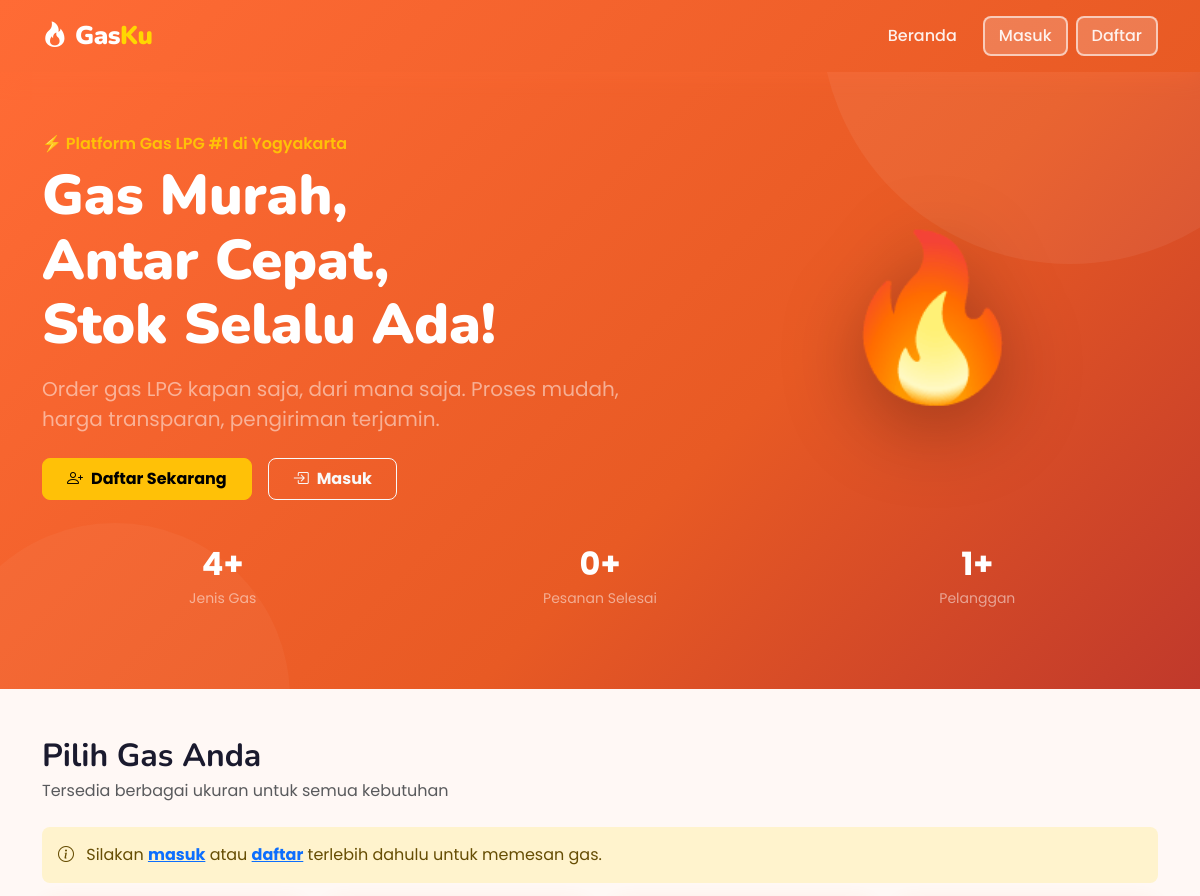
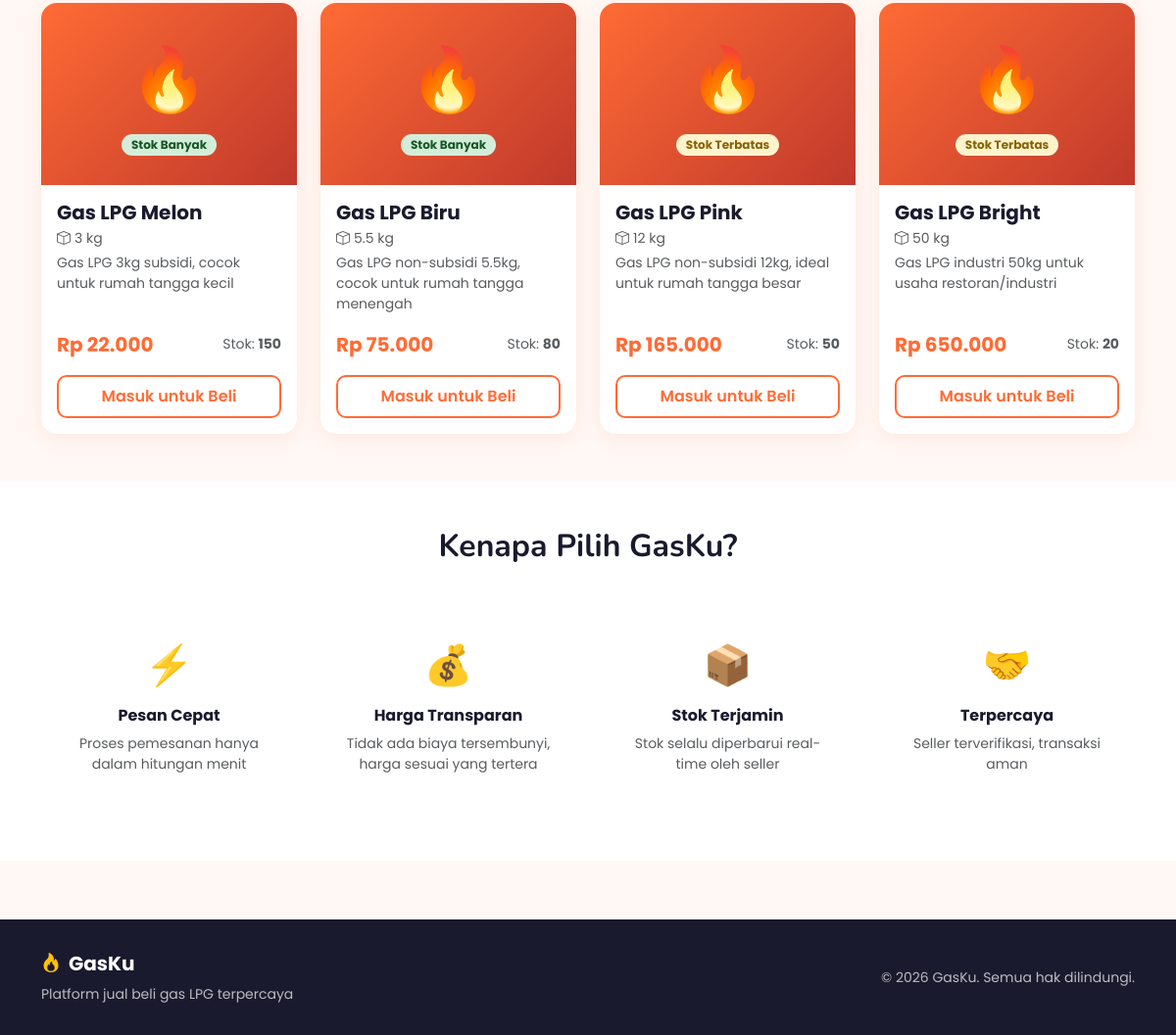
The page / on the database its author committed (2 pictures, top to bottom).
### tables this page shows
CREATE TABLE produk (
    id INT AUTO_INCREMENT PRIMARY KEY,
    nama_gas VARCHAR(100) NOT NULL,
    ukuran VARCHAR(50) NOT NULL,        
    harga DECIMAL(10,2) NOT NULL,
    stok INT NOT NULL DEFAULT 0,
    deskripsi TEXT,
    gambar VARCHAR(255),
    seller_id INT NOT NULL,
    status ENUM('aktif', 'nonaktif') DEFAULT 'aktif',
    created_at TIMESTAMP DEFAULT CURRENT_TIMESTAMP,
    updated_at TIMESTAMP DEFAULT CURRENT_TIMESTAMP ON UPDATE CURRENT_TIMESTAMP,
    FOREIGN KEY (seller_id) REFERENCES users(id) ON DELETE CASCADE
);

### config/database.php (called while the page is built, shortened)
<?php
function formatRupiah($angka) {
    return 'Rp ' . number_format($angka, 0, ',', '.');
}
function isLoggedIn() {
    return isset($_SESSION['user_id']);
}
function getRole() {
    return $_SESSION['role'] ?? null;
}
function isBuyer() {
    return getRole() === 'buyer';
}
?>

### index.php (the view, shortened to what this page needs)
<?php
require_once 'config/database.php';
$db = getDB();
$produk = $db->query("SELECT p.*, u.nama as nama_seller FROM produk p JOIN users u ON p.seller_id = u.id WHERE p.status = 'aktif' ORDER BY p.id ASC");
$products = $produk->fetch_all(MYSQLI_ASSOC);
include 'includes/header.php';
?>
<section class="hero-section">
    <div class="container position-relative" style="z-index:2">
        <div class="row align-items-center">
            <div class="col-lg-7">
                <p class="text-warning fw-semibold mb-2 fs-6">⚡ Platform Gas LPG #1 di Yogyakarta</p>
                <h1 class="hero-title mb-3">
                    Gas Murah,<br>Antar Cepat,<br>Stok Selalu Ada!
                </h1>
                <p class="fs-5 text-white-50 mb-4">Order gas LPG kapan saja, dari mana saja. Proses mudah, harga transparan, pengiriman terjamin.</p>
                <div class="d-flex gap-3 flex-wrap">
                    <?php if (!isLoggedIn()): ?>
                        <a href="register.php" class="btn btn-warning fw-bold px-4 py-2 rounded-3">
                            <i class="bi bi-person-plus me-2"></i>Daftar Sekarang
                        </a>
                        <a href="login.php" class="btn btn-outline-light fw-bold px-4 py-2 rounded-3">
                            <i class="bi bi-box-arrow-in-right me-2"></i>Masuk
                        </a>
                    <?php else: ?>
                        <a href="#produk" class="btn btn-warning fw-bold px-4 py-2 rounded-3">
                            <i class="bi bi-cart-plus me-2"></i>Beli Sekarang
                        </a>
                    <?php endif; ?>
                </div>
            </div>
            <div class="col-lg-5 d-none d-lg-flex justify-content-center mt-4 mt-lg-0">
                <div style="font-size:10rem; filter: drop-shadow(0 20px 40px rgba(0,0,0,0.3));">🔥</div>
            </div>
        </div>
        <div class="row g-3 mt-4">
            <?php
            $dbStats = getDB();
            $totalProduk = $dbStats->query("SELECT COUNT(*) as c FROM produk WHERE status='aktif'")->fetch_assoc()['c'];
            $totalPesanan = $dbStats->query("SELECT COUNT(*) as c FROM pesanan WHERE status='selesai'")->fetch_assoc()['c'];
            $totalBuyer = $dbStats->query("SELECT COUNT(*) as c FROM users WHERE role='buyer'")->fetch_assoc()['c'];
            ?>
            <div class="col-4">
                <div class="text-center text-white">
                    <div class="fs-2 fw-bold"><?= $totalProduk ?>+</div>
                    <div class="small text-white-50">Jenis Gas</div>
                </div>
            </div>
            <div class="col-4">
                <div class="text-center text-white">
                    <div class="fs-2 fw-bold"><?= $totalPesanan ?>+</div>
                    <div class="small text-white-50">Pesanan Selesai</div>
                </div>
            </div>
            <div class="col-4">
                <div class="text-center text-white">
                    <div class="fs-2 fw-bold"><?= $totalBuyer ?>+</div>
                    <div class="small text-white-50">Pelanggan</div>
                </div>
            </div>
        </div>
    </div>
</section>
<section id="produk" class="py-5">
    <div class="container">
        <div class="d-flex align-items-center justify-content-between mb-4">
            <div>
                <h2 class="fw-bold mb-1" style="font-family:'Nunito',sans-serif">Pilih Gas Anda</h2>
                <p class="text-muted mb-0">Tersedia berbagai ukuran untuk semua kebutuhan</p>
            </div>
        </div>
        <?php if (!isLoggedIn()): ?>
            <div class="alert alert-warning rounded-3 border-0" style="background:#FFF3CD">
                <i class="bi bi-info-circle me-2"></i>
                Silakan <a href="login.php" class="fw-bold">masuk</a> atau <a href="register.php" class="fw-bold">daftar</a> terlebih dahulu untuk memesan gas.
            </div>
        <?php endif; ?>
        <div class="row g-4">
            <?php foreach ($products as $p): ?>
                <?php
                $stockClass = $p['stok'] > 50 ? 'high' : ($p['stok'] > 10 ? 'medium' : 'low');
                $stockLabel = $p['stok'] > 50 ? 'Stok Banyak' : ($p['stok'] > 10 ? 'Stok Terbatas' : 'Stok Menipis');
                ?>
                <div class="col-sm-6 col-lg-3">
                    <div class="card-gashu h-100 d-flex flex-column">
                        <div style="background:linear-gradient(135deg,#FF6B35,#C0392B);padding:30px;text-align:center">
                            <div style="font-size:4rem">🔥</div>
                            <span class="badge badge-stock <?= $stockClass ?> mt-2">
                                <?= $stockLabel ?>
                            </span>
                        </div>
                        <div class="p-3 d-flex flex-column flex-grow-1">
                            <h5 class="fw-bold mb-1"><?= htmlspecialchars($p['nama_gas']) ?></h5>
                            <p class="text-muted small mb-1"><i class="bi bi-box me-1"></i><?= htmlspecialchars($p['ukuran']) ?></p>
                            <p class="text-muted small mb-3 flex-grow-1"><?= htmlspecialchars($p['deskripsi']) ?></p>
                            <div class="d-flex justify-content-between align-items-center mb-3">
                                <span class="fw-bold fs-5" style="color:var(--primary)"><?= formatRupiah($p['harga']) ?></span>
                                <small class="text-muted">Stok: <strong><?= $p['stok'] ?></strong></small>
                            </div>
                            <?php if (isBuyer() && $p['stok'] > 0): ?>
                                <div class="qty-control mb-3">
                                    <button class="qty-btn qty-minus">-</button>
                                    <input type="number" class="qty-input" value="1" min="1" max="<?= $p['stok'] ?>"
                                           data-harga="<?= $p['harga'] ?>" data-produk="<?= $p['id'] ?>">
                                    <button class="qty-btn qty-plus">+</button>
                                </div>
                                <button class="btn btn-primary-gashu w-100 btn-tambah-keranjang"
                                        data-id="<?= $p['id'] ?>" data-nama="<?= htmlspecialchars($p['nama_gas']) ?>"
                                        data-harga="<?= $p['harga'] ?>" data-stok="<?= $p['stok'] ?>">
                                    <i class="bi bi-cart-plus me-2"></i>Tambah ke Keranjang
                                </button>
                            <?php elseif ($p['stok'] == 0): ?>
                                <button class="btn btn-secondary w-100" disabled>Stok Habis</button>
                            <?php elseif (!isLoggedIn()): ?>
                                <a href="login.php" class="btn btn-outline-gashu w-100">Masuk untuk Beli</a>
                            <?php endif; ?>
                        </div>
                    </div>
                </div>
            <?php endforeach; ?>
        </div>
    </div>
</section>
<section class="py-5" style="background:#fff">
    <div class="container">
        <h2 class="text-center fw-bold mb-5" style="font-family:'Nunito',sans-serif">Kenapa Pilih GasKu?</h2>
        <div class="row g-4 text-center">
            <div class="col-6 col-md-3">
                <div class="p-4">
                    <div style="font-size:2.5rem;margin-bottom:12px">⚡</div>
                    <h6 class="fw-bold">Pesan Cepat</h6>
                    <p class="text-muted small">Proses pemesanan hanya dalam hitungan menit</p>
                </div>
            </div>
            <div class="col-6 col-md-3">
                <div class="p-4">
                    <div style="font-size:2.5rem;margin-bottom:12px">💰</div>
                    <h6 class="fw-bold">Harga Transparan</h6>
                    <p class="text-muted small">Tidak ada biaya tersembunyi, harga sesuai yang tertera</p>
                </div>
            </div>
            <div class="col-6 col-md-3">
                <div class="p-4">
                    <div style="font-size:2.5rem;margin-bottom:12px">📦</div>
                    <h6 class="fw-bold">Stok Terjamin</h6>
                    <p class="text-muted small">Stok selalu diperbarui real-time oleh seller</p>
                </div>
            </div>
            <div class="col-6 col-md-3">
                <div class="p-4">
                    <div style="font-size:2.5rem;margin-bottom:12px">🤝</div>
                    <h6 class="fw-bold">Terpercaya</h6>
                    <p class="text-muted small">Seller terverifikasi, transaksi aman</p>
                </div>
            </div>
        </div>
    </div>
</section>
<?php include 'includes/footer.php'; ?>

### includes/header.php (shortened to what this page needs)
<!DOCTYPE html>
<html lang="id">
<head>
    <link href="https://cdn.jsdelivr.net/npm/bootstrap@5.3.0/dist/css/bootstrap.min.css" rel="stylesheet">
    <link href="https://cdn.jsdelivr.net/npm/bootstrap-icons@1.11.0/font/bootstrap-icons.css" rel="stylesheet">
</head>
<body>
<nav class="navbar navbar-expand-lg navbar-gashu sticky-top">
    <div class="container">
        <a class="navbar-brand" href="<?= isset($_SESSION['role']) && $_SESSION['role'] === 'seller' ? 'seller/dashboard.php' : 'index.php' ?>">
            <i class="bi bi-fire me-2"></i>Gas<span>Ku</span>
        </a>
        <div class="collapse navbar-collapse" id="navbarMain">
            <ul class="navbar-nav ms-auto align-items-lg-center gap-1">
                <?php if (isLoggedIn()): ?>
                    <?php if (isBuyer()): ?>
                        <li class="nav-item"><a class="nav-link" href="/index.php"><i class="bi bi-house me-1"></i>Beranda</a></li>
                        <li class="nav-item"><a class="nav-link" href="/buyer/pesanan.php"><i class="bi bi-bag me-1"></i>Pesanan Saya</a></li>
                        <li class="nav-item"><a class="nav-link" href="/buyer/keranjang.php"><i class="bi bi-cart3 me-1"></i>Keranjang</a></li>
                    <?php elseif (isSeller()): ?>
                        <li class="nav-item"><a class="nav-link" href="dashboard.php"><i class="bi bi-speedometer2 me-1"></i>Dashboard</a></li>
                        <li class="nav-item"><a class="nav-link" href="produk.php"><i class="bi bi-box-seam me-1"></i>Produk</a></li>
                        <li class="nav-item"><a class="nav-link" href="pesanan.php"><i class="bi bi-list-check me-1"></i>Pesanan</a></li>
                    <?php endif; ?>
                    <li class="nav-item dropdown">
                        <a class="nav-link dropdown-toggle" href="#" data-bs-toggle="dropdown">
                            <i class="bi bi-person-circle me-1"></i><?= htmlspecialchars($_SESSION['nama']) ?>
                        </a>
                        <ul class="dropdown-menu dropdown-menu-end">
                            <li><a class="dropdown-item" href="../logout.php"><i class="bi bi-box-arrow-right me-2"></i>Keluar</a></li>
                        </ul>
                    </li>
                <?php else: ?>
                    <li class="nav-item"><a class="nav-link" href="index.php">Beranda</a></li>
                    <li class="nav-item"><a class="nav-link btn-navbar-login ms-2" href="login.php">Masuk</a></li>
                    <li class="nav-item"><a class="nav-link btn-navbar-login ms-1" href="register.php">Daftar</a></li>
                <?php endif; ?>
            </ul>
        </div>
    </div>
</nav>

### includes/footer.php (shortened to what this page needs)
<footer>
    <div class="container">
        <div class="row align-items-center">
            <div class="col-md-6 mb-3 mb-md-0">
                <div class="fw-bold fs-5 text-white mb-1">
                    <i class="bi bi-fire text-warning me-2"></i>GasKu
                </div>
                <small>Platform jual beli gas LPG terpercaya</small>
            </div>
            <div class="col-md-6 text-md-end">
                <small>&copy; <?= date('Y') ?> GasKu. Semua hak dilindungi.</small>
            </div>
        </div>
    </div>
</footer>
<div class="toast-container position-fixed bottom-0 end-0 p-3">
</div>
</body>
</html>

### includes/header.php (style rules this page uses)
:root { --primary: #FF6B35; --primary-dark: #E85A24; --secondary: #1A1A2E; --accent: #FFD700; --success: #27AE60; --light-bg: #FFF8F5; --card-shadow: 0 4px 20px rgba(255, 107, 53, 0.12); --radius: 16px; }
* { box-sizing: border-box; }
body { font-family: 'Poppins', sans-serif; background-color: var(--light-bg); color: var(--secondary); min-height: 100vh; }
.navbar-gashu { background: linear-gradient(135deg, #FF6B35 0%, #E85A24 100%); box-shadow: 0 4px 20px rgba(255, 107, 53, 0.35); padding: 12px 0; }
.navbar-gashu .navbar-brand { font-family: 'Nunito', sans-serif; font-weight: 900; font-size: 1.6rem; color: #fff !important; letter-spacing: -0.5px; }
.navbar-gashu .navbar-brand span { color: var(--accent); }
.navbar-gashu .nav-link { color: rgba(255,255,255,0.9) !important; font-weight: 500; padding: 6px 14px !important; border-radius: 8px; transition: all 0.2s; }
.btn-navbar-login { background: rgba(255,255,255,0.2); color: #fff !important; border: 2px solid rgba(255,255,255,0.6); border-radius: 10px; padding: 6px 18px; font-weight: 600; transition: all 0.2s; }
.card-gashu { border: none; border-radius: var(--radius); box-shadow: var(--card-shadow); transition: transform 0.25s, box-shadow 0.25s; overflow: hidden; background: #fff; }
.btn-outline-gashu { border: 2px solid var(--primary); color: var(--primary); font-weight: 600; border-radius: 10px; padding: 8px 22px; background: transparent; transition: all 0.2s; }
.badge-stock { font-size: 0.75rem; padding: 5px 10px; border-radius: 20px; }
.badge-stock.high { background: #d4edda; color: #155724; }
.badge-stock.medium { background: #fff3cd; color: #856404; }
.hero-section { background: linear-gradient(135deg, #FF6B35 0%, #E85A24 60%, #C0392B 100%); color: white; padding: 60px 0 80px; position: relative; overflow: hidden; }
.hero-section::before { content: ''; position: absolute; top: -50%; right: -10%; width: 500px; height: 500px; background: rgba(255,255,255,0.06); border-radius: 50%; }
.hero-section::after { content: ''; position: absolute; bottom: -30%; left: -5%; width: 350px; height: 350px; background: rgba(255,255,255,0.04); border-radius: 50%; }
.hero-title { font-family: 'Nunito', sans-serif; font-weight: 900; font-size: clamp(2rem, 5vw, 3.5rem); line-height: 1.15; }
footer { background: var(--secondary); color: rgba(255,255,255,0.7); padding: 30px 0; margin-top: 60px; }
.toast-container { z-index: 9999; }

### rows shown on the page
produk: stok "Stok Banyak", nama_gas "Gas LPG Melon", ukuran "3 kg", deskripsi "Gas LPG 3kg subsidi, cocok untuk rumah tangga kecil", harga "Rp 22.000", stok "150", shows "Masuk untuk Beli"
produk: stok "Stok Banyak", nama_gas "Gas LPG Biru", ukuran "5.5 kg", deskripsi "Gas LPG non-subsidi 5.5kg, cocok untuk rumah tangga menengah", harga "Rp 75.000", stok "80", shows "Masuk untuk Beli"
produk: stok "Stok Terbatas", nama_gas "Gas LPG Pink", ukuran "12 kg", deskripsi "Gas LPG non-subsidi 12kg, ideal untuk rumah tangga besar", harga "Rp 165.000", stok "50", shows "Masuk untuk Beli"
produk: stok "Stok Terbatas", nama_gas "Gas LPG Bright", ukuran "50 kg", deskripsi "Gas LPG industri 50kg untuk usaha restoran/industri", harga "Rp 650.000", stok "20", shows "Masuk untuk Beli"

### other values the page prints
$totalProduk "4"
$totalPesanan "0"
$totalBuyer "1"
